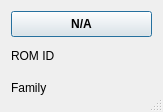
<?xml version="1.0" encoding="UTF-8"?>
<ui version="4.0">
 <class>devvirtualui</class>
 <widget class="QDialog" name="devvirtualui">
  <property name="windowModality">
   <enum>Qt::NonModal</enum>
  </property>
  <property name="geometry">
   <rect>
    <x>0</x>
    <y>0</y>
    <width>163</width>
    <height>112</height>
   </rect>
  </property>
  <property name="focusPolicy">
   <enum>Qt::StrongFocus</enum>
  </property>
  <property name="windowTitle">
   <string>Valve</string>
  </property>
  <property name="windowIcon">
   <iconset resource="onewire.qrc">
    <normaloff>:/images/images/kfm_home.png</normaloff>:/images/images/kfm_home.png</iconset>
  </property>
  <property name="sizeGripEnabled">
   <bool>true</bool>
  </property>
  <property name="modal">
   <bool>false</bool>
  </property>
  <layout class="QGridLayout" name="gridLayout">
   <item row="2" column="0" colspan="2">
    <widget class="QLabel" name="labelfamily">
     <property name="sizePolicy">
      <sizepolicy hsizetype="Preferred" vsizetype="Preferred">
       <horstretch>1</horstretch>
       <verstretch>0</verstretch>
      </sizepolicy>
     </property>
     <property name="text">
      <string>Family</string>
     </property>
    </widget>
   </item>
   <item row="0" column="0" colspan="3">
    <widget class="QPushButton" name="valueui">
     <property name="sizePolicy">
      <sizepolicy hsizetype="Ignored" vsizetype="Minimum">
       <horstretch>0</horstretch>
       <verstretch>0</verstretch>
      </sizepolicy>
     </property>
     <property name="font">
      <font>
       <weight>75</weight>
       <bold>true</bold>
      </font>
     </property>
     <property name="text">
      <string>N/A</string>
     </property>
    </widget>
   </item>
   <item row="1" column="0" colspan="2">
    <widget class="QLabel" name="labelromid">
     <property name="sizePolicy">
      <sizepolicy hsizetype="Preferred" vsizetype="Preferred">
       <horstretch>1</horstretch>
       <verstretch>0</verstretch>
      </sizepolicy>
     </property>
     <property name="text">
      <string>ROM ID</string>
     </property>
    </widget>
   </item>
  </layout>
 </widget>
 <resources>
  <include location="onewire.qrc"/>
 </resources>
 <connections/>
</ui>
